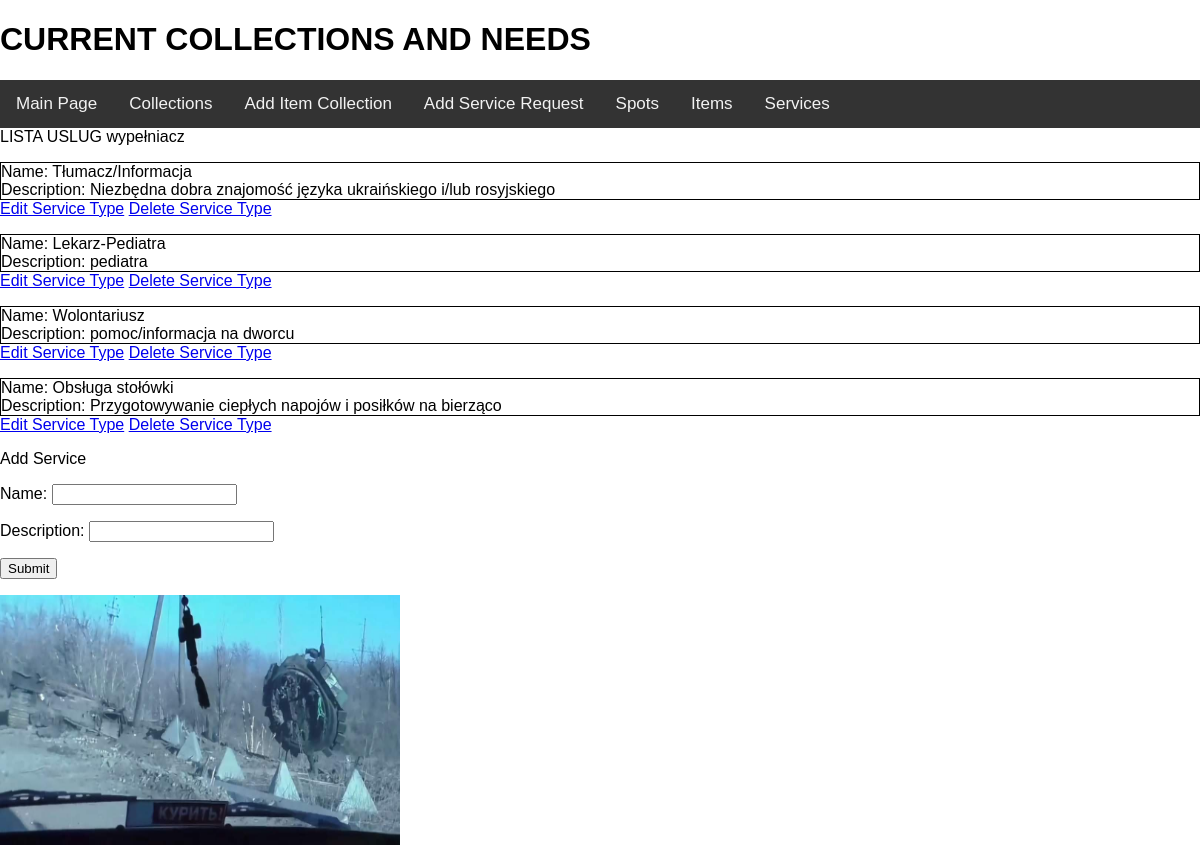
Page /AidplannerApp/collections/servicelist/ on the committed database.
### AidplannerApp/models.py (models this page shows, shortened)
class Service(models.Model):
    name = models.CharField(max_length=64)
    description = models.CharField(max_length=640)

### AidplannerApp/views.py (the view, shortened to what this page needs)
# urls.py: path('collections/servicelist/', views.ShowDetailServiceList.as_view(), name='service_list'),
class ShowDetailServiceList(View):
    def get(self, request):
        form = AddServiceModelForm()
        servicelist = Service.objects.all()
        return render(request, 'service_list.html', {'servicelist': servicelist, 'form': form})

### AidplannerApp/forms.py
class AddServiceModelForm(forms.ModelForm):
    class Meta:
        model = Service
        fields = '__all__'

### templates/service_list.html (shortened to what this page needs)
{% extends 'collections.html' %}
{% block MAINBLOCK %}
    <div>
    LISTA USLUG
    wypełniacz
    {% for service in servicelist %}
    <p>
    <div style="border: solid; border-width: 1px;">
        Name: {{ service.name }}<br>
        Description: {{ service.description }}<br>
    </div>
        <a href="{% url 'update_service' service.id %}">Edit Service Type</a>
        <a href="{% url 'delete_service' service.id %}">Delete Service Type</a>
    </p>
    {% endfor %}
    </div>
    <p>Add Service</p>
     <form method="post">
        {{ form.as_p }}
        <input type="submit">
    </form>
{% endblock %}

### AidplannerApp/static/css/base.css (style rules this page uses)
body { margin: 0; font-family: Arial, Helvetica, sans-serif; }
:root { --link-color: #ff6600; --light-link-color: #fffffa; --background-color: #4b4c4a; --lighter-background-color: #5a615f; --lighter-text-color: #9fa292; --dark-text: #000000; --blue: #007bff; --yellow: #ffc107; --green: #1e7e34; font-size: 16px; }

### rows in the picture
Service: name "Tłumacz/Informacja", description "Niezbędna dobra znajomość języka ukraińskiego i/lub rosyjskiego"
Service: name "Lekarz-Pediatra", description "pediatra"
Service: name "Wolontariusz", description "pomoc/informacja na dworcu"
Service: name "Obsługa stołówki", description "Przygotowywanie ciepłych napojów i posiłków na bierząco"
